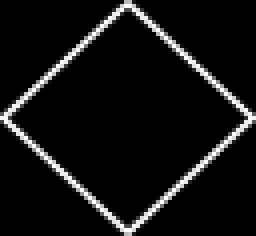
#> input picture patterns/pattern.png, 64 x 59 px (shown 4 times larger); its folder holds only this picture in this run
$ python pyramid.py
#> lines starting #> are read from the running program, lines starting #| are printed output that depends on the picture
#!/usr/bin/env python

# ##### BEGIN GPL LICENSE BLOCK #####
#
#  This program is free software; you can redistribute it and/or
#  modify it under the terms of the GNU General Public License
#  as published by the Free Software Foundation; either version 2
#  of the License, or (at your option) any later version.
#
#  This program is distributed in the hope that it will be useful,
#  but WITHOUT ANY WARRANTY; without even the implied warranty of
#  MERCHANTABILITY or FITNESS FOR A PARTICULAR PURPOSE. See the
#  GNU General Public License for more details.
#
#  You should have received a copy of the GNU General Public License
#  along with this program; if not, write to the Free Software Foundation,
#  Inc., 51 Franklin Street, Fifth Floor, Boston, MA 02110-1301, USA.
#
# ##### END GPL LICENSE BLOCK #####

pa2tex_info = {
    "name": "Pyramid",
    "author": "iSar",
    "version": (0, 0, 0),
    "python": (3, 4),
    "pillow": (2, 8, 1),
    "description": "Pattern to Texture image generator" }

import glob, os
from PIL import Image, ImageFont, ImageDraw

# Make directories if they do not exist
if not os.path.exists('_build'):
    os.makedirs('_build')

# Input width, height
while True:
    try:
        isar_width = int(input("Please, enter the width [1200]: ") or 1200)
        # Avoid big images and zeros
        if isar_width <= 2400 and isar_width > 0:
            # Break while loop with plausible input
            break
        elif isar_width > 2400:
            print("That was a big number! Please, try a lower number: ")
        elif isar_width == 0:
            print("Zero isn't a valid number! Please, try again: ")

    except ValueError:
        print("That wasn't a valid number! Please, try again: ")
#> this loop made 1 pass; the answer given on pass 1: 100

while True:
    try:
        isar_height = int(input("Please, enter the height [600]: ") or 600)
        break
    except ValueError:
        print("That wasn't a valid number! Please, try again: ")


box = (isar_width, isar_height)

# List files
patterns_glob = glob.glob("patterns\\*")

# Get image from 'patterns' directory
for infile in patterns_glob:
    file, ext = os.path.splitext(infile)
    # Allow only \\*.png or \\*.jpg exension
    if ext != '.png' and ext != '.jpg':
        break

    # Print the name of the pattern file
    print("File name: " + file[9:] + ext)
    # Get size
    im = Image.open(infile)
#> im is the input picture: PIL image 64x59 RGB; min 0, max 255, mean 17.8
    width, height = im.size
#> width = 64; height = 59

    new_im = Image.new('RGB', box,'black')
#> new_im: PIL image 100x100 RGB; every value is 0
    # Get rows and cols
    width_rapp = box[0]//width+1
#> width_rapp = 2
    height_rapp = box[1]//height+1
#> height_rapp = 2

    i = 0
    i_h = 0
    for _ in range(height_rapp):
        new_im.paste(im, ( (box[0]//2) - width//2, i_h))
        i_h = i_h + height
        i += 1
        i_w = 0
        for _ in range(i):
            i_w = i_w + width
            new_im.paste(im, ((box[0]//2) - width//2 + i_w, i_h ))
            new_im.paste(im, ((box[0]//2) - width//2 - i_w, i_h ))
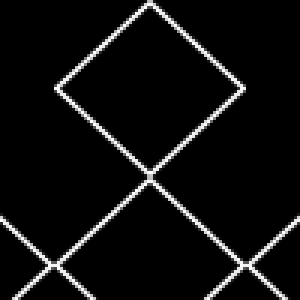
#> new_im: PIL image 100x100 RGB (shown 3 times larger); min 0, max 255, mean 14.6
#> after the loop, i = 2; i_h = 118

    # Insert the new image into "_build" directory
    filename = "_build\\" + file[9:] + "-header" + ext
    # Input title, author, account
    title_name = input("Please, enter the title of \"" + file[9:] + ext + "\": ")
#> the answer given: patterns/pattern.png
    author_name = input("Please, enter the author of \"" + file[9:] + ext + "\": ")
#> the answer given: patterns/pattern.png
    account_name = input("Please, enter " + author_name.upper() + " Twitter account: ")
#> the answer given: patterns/pattern.png

    # Get fonts
    if not os.path.isfile("fonts/head.woff"):
        print("Please, use a font of your choice next time!")
        title_font = ImageFont.load_default()
    else:
        title_font = ImageFont.truetype( "fonts/head.woff", 30 )
    if not os.path.isfile("fonts/auth.woff"):
        auth_font = ImageFont.load_default()
    else:
        auth_font = ImageFont.truetype("fonts/auth.woff", 15)

    # Draw texture image
    draw = ImageDraw.Draw(new_im)

    # Draw title
    draw.text((20, 66), title_name.upper(), (255, 255, 255), font=title_font)

    # Get "BY " size
    auth_text_by = "BY "
    get_by_size = auth_font.getsize(auth_text_by)

    # Author
    if author_name != '':
        # Draw "BY "
        draw.text((20, 106), auth_text_by, (255, 255, 255), font=auth_font)
        # Draw author name
        draw.text((20 + get_by_size[0], 106), author_name.upper(), (227, 112, 112), font=auth_font)

    # Account
    if author_name != '' and account_name != '':
        # Draw hyphen " - "
        auth_text_hyphen = " - "
        get_text_size_name = auth_font.getsize(author_name.upper())
        draw.text((20 + get_by_size[0] + get_text_size_name[0], 106), auth_text_hyphen, (255, 255, 255), font=auth_font)
        # Draw author @account
        get_hyphen_size = auth_font.getsize(auth_text_hyphen)
        draw.text((20 + get_by_size[0] + get_text_size_name[0] + get_hyphen_size[0], 106), "@" + account_name.upper(), (227, 112, 112), font=auth_font)
    elif account_name != '':
        draw.text((20, 106), "@" + account_name.upper(), (227, 112, 112), font=auth_font)

    new_im.save(filename)
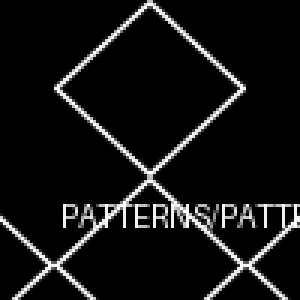
#> saved as pattern-header.png: PIL image 100x100 RGB (shown 3 times larger); min 0, max 255, mean 19.2

    # Open the file
    os.startfile(filename)
